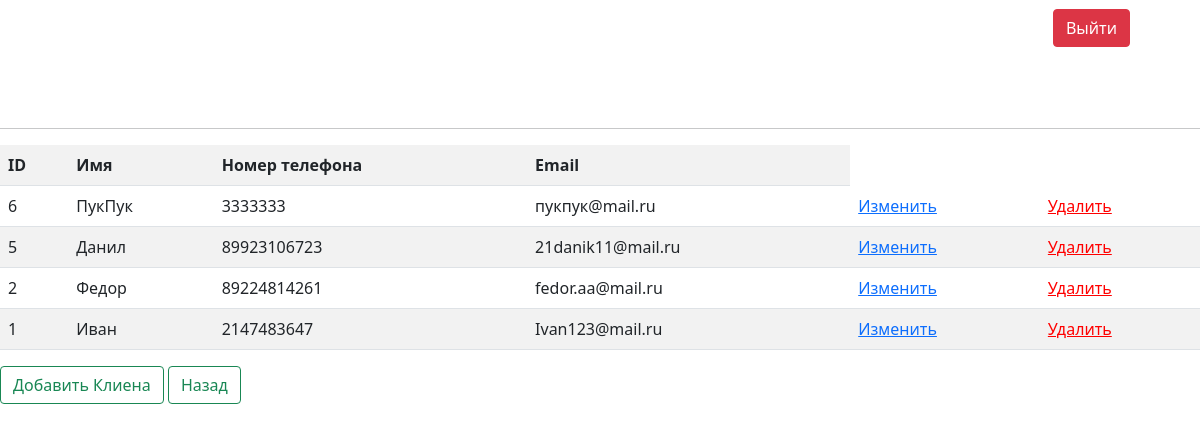
/clients.php, run on the app's committed database.
### tables this page shows
CREATE TABLE `clients` (
  `id` int(11) NOT NULL,
  `name` varchar(255) DEFAULT NULL,
  `phone_number` bigint(15) DEFAULT NULL,
  `email` varchar(255) DEFAULT NULL
);

### clients.php (the view, shortened to what this page needs)
<?php
require_once 'config/connect.php';
?>
<!doctype html>
<html lang="en">
<head>
    <link rel="stylesheet" href="style.css">
    <link rel="stylesheet" type="text/css" href="https://cdn.jsdelivr.net/npm/bootstrap@5.1.3/dist/css/bootstrap.min.css">
</head>
<div class="h1" align="right" style="margin-right: 70px;">
<a href="index.php"><button  style="margin-left: 20px;"class="btn btn-danger" type="btn">Выйти</button></a>
</div>
        <body>
            <hr style="margin-top: 80px;">
                <div style="flex-direction: column;" class='wrap'>
                    <div>
                        <table class='table table-striped'>
                            <tr>
                                <th>ID</th>
                                <th>Имя</th>
                                <th>Номер телефона</th>
                                <th>Email</th>
                            </tr>
                            <?php
                                $clients = mysqli_query($connect, "SELECT * FROM `clients` order by clients.id desc limit 20;");
                                $clients = mysqli_fetch_all($clients);
                                foreach ($clients as $client) {
                                    ?>
                                        <tr>
                                            <td><?= $client[0] ?></td>
                                            <td><?= $client[1] ?></td>
                                            <td><?= $client[2] ?></td>
                                            <td><?= $client[3] ?></td>
                                            <td><a href="update_clients.php?id=<?= $client[0] ?>">Изменить</a></td>
                                            <td><a style="color: red;" href="vendor/delete_clients.php?id=<?= $client[0] ?>">Удалить</a></td>
                                        </tr>
                                    <?php
                                }
                            ?>
                        </table>
                    </div>
                </div>
                    <a href="newclient.php"><button  class="btn btn-outline-success" type="btn">Добавить Клиена</button></a>
                    <a href="index1.php"><button  class="btn btn-outline-success" type="btn">Назад</button></a>
        </body>
</html>

### style.css (style rules this page uses)
.wrap { display: flex; flex-direction: row; justify-content: center; }

### clients.php (style rules this page uses)
.wrap { display: flex; flex-direction: row; justify-content: center; }

### data on the page
clients: id "6", name "ПукПук", phone_number "3333333", email "пукпук@mail.ru"
clients: id "5", name "Данил", phone_number "89923106723", email "21danik11@mail.ru"
clients: id "2", name "Федор", phone_number "89224814261", email "fedor.aa@mail.ru"
clients: id "1", name "Иван", phone_number "2147483647", email "Ivan123@mail.ru"
